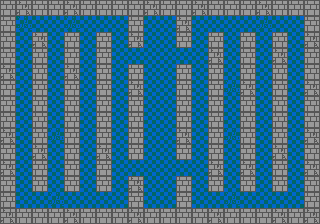

A 2D game scene composited from a Tiled map and its tileset images. What follows is a short description and the map's XML, with every tile layer's data as written:
An orthogonal 20x14 tile map with 16x16 px tiles, 1 tile layer (Terrain).

<map version="1.9" tiledversion="1.9.0" orientation="orthogonal" renderorder="right-down" width="20" height="14" tilewidth="16" tileheight="16" infinite="0" nextlayerid="2" nextobjectid="1">
 <editorsettings>
  <export format="custom" />
 </editorsettings>
 <tileset firstgid="1" source="world1.tsx" />
 <layer id="1" name="Terrain" width="20" height="14">
  <data encoding="csv">
2,4,2,2,4,2,2,2,2,4,2,2,4,2,2,2,4,2,2,2,
2,3,1,1,3,1,1,1,2,1,1,4,1,1,1,1,3,1,1,2,
2,1,4,1,2,1,2,1,4,1,1,2,1,2,1,2,1,2,1,4,
2,1,2,1,2,1,2,1,1,1,1,1,1,4,1,2,1,4,1,2,
4,1,2,1,4,1,2,1,2,1,1,2,1,2,1,2,1,2,1,2,
2,1,2,1,2,1,2,1,4,1,1,2,1,2,3,4,1,2,1,4,
2,1,2,1,2,1,2,1,2,1,1,2,1,2,1,2,1,2,1,2,
2,1,2,1,2,1,2,1,2,1,1,2,1,2,1,2,1,2,1,2,
4,1,2,3,2,1,2,1,2,1,1,4,1,2,3,2,1,2,1,4,
2,1,4,1,2,1,4,1,2,1,1,2,1,2,1,2,1,4,1,2,
4,1,2,1,2,1,2,1,1,1,1,1,1,4,1,4,1,2,1,4,
2,1,2,1,2,1,2,1,4,1,1,2,1,2,1,2,1,2,1,2,
2,1,1,3,1,1,1,1,2,1,1,2,1,1,3,1,1,1,1,2,
4,2,2,2,4,2,2,2,4,2,2,2,2,4,2,2,2,4,2,4
</data>
 </layer>
</map>